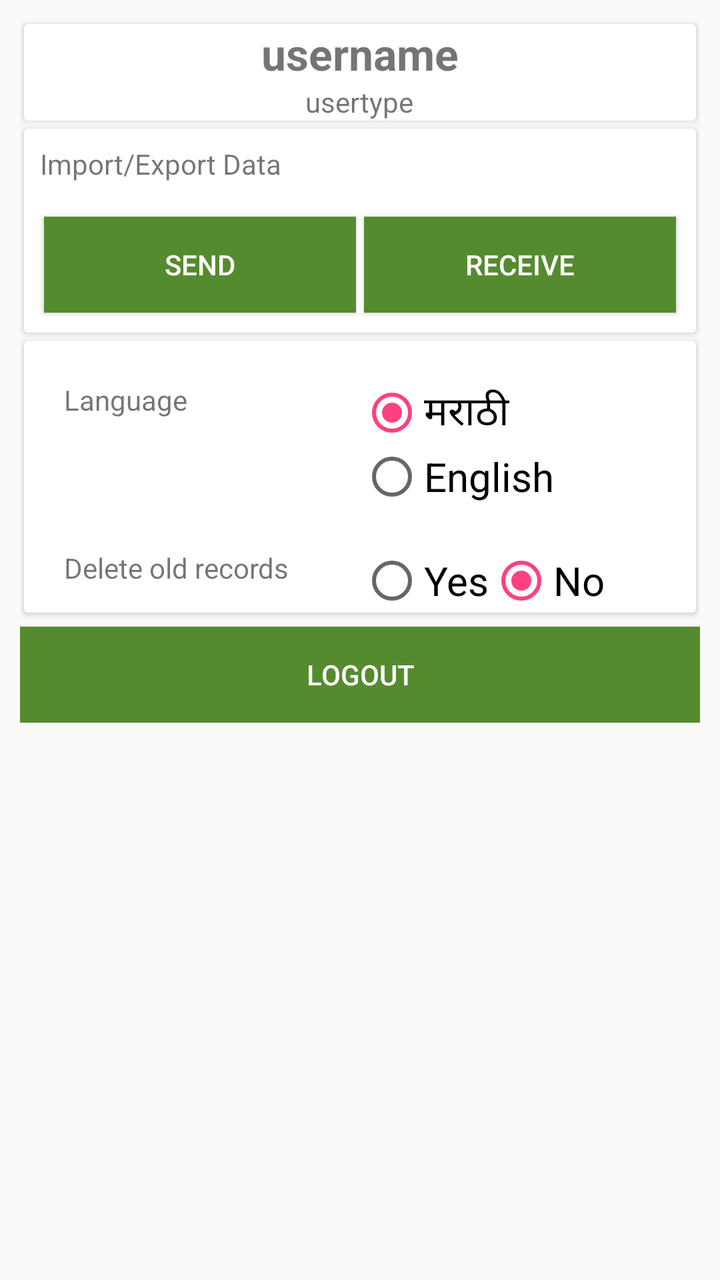
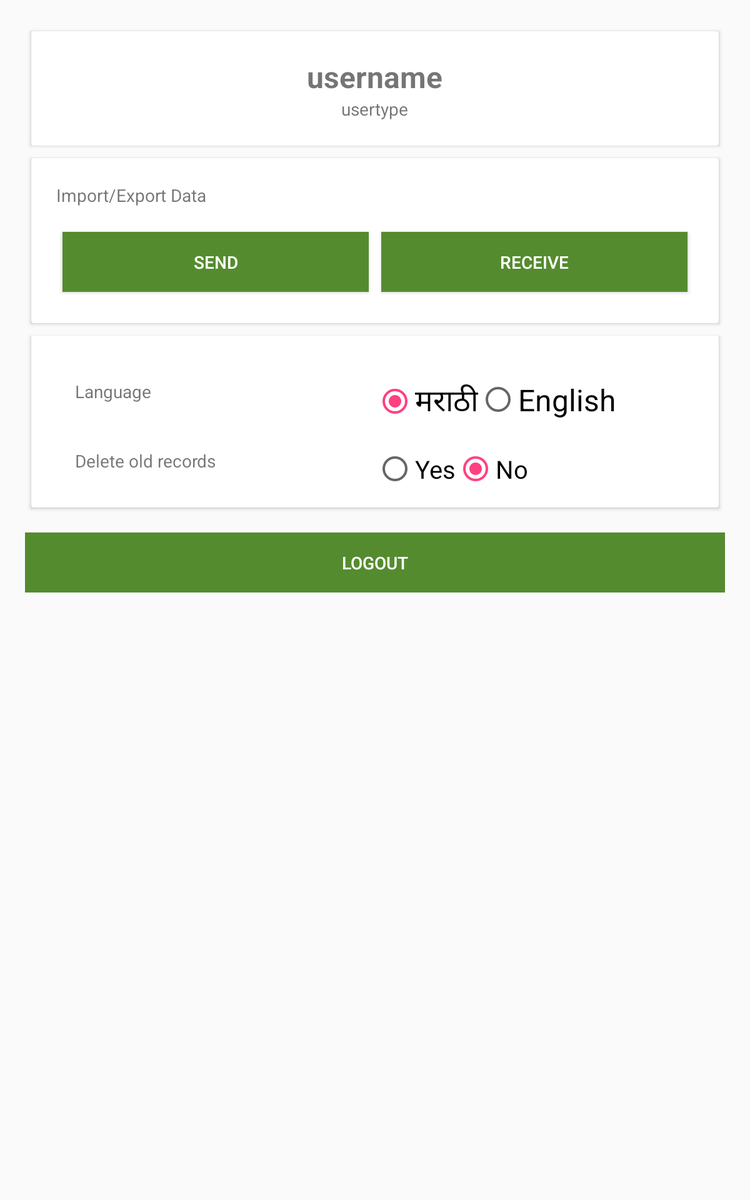

One screen, two layout resources from the same app: the default and the repository's alternative for another configuration. Each is rendered where Android would select it; the XML of both is given below.
<!-- AndroidManifest.xml: application theme AppTheme -->
<!-- res/layout/activity_setting.xml -->
<?xml version="1.0" encoding="utf-8"?>
<RelativeLayout xmlns:android="http://schemas.android.com/apk/res/android"
    xmlns:app="http://schemas.android.com/apk/res-auto"
    xmlns:tools="http://schemas.android.com/tools"
    android:layout_width="match_parent"
    android:layout_height="match_parent"
    tools:context="com.ak.search.activity.SettingActivity">

    <ScrollView
        android:layout_width="match_parent"
        android:layout_height="match_parent">

        <LinearLayout
            android:layout_width="match_parent"
            android:layout_height="match_parent"
            android:layout_alignParentLeft="true"
            android:layout_alignParentStart="true"
            android:layout_alignParentTop="true"
            android:orientation="vertical"
            android:padding="10dp">


            <android.support.v7.widget.CardView
                android:id="@+id/cv_profile"
                android:layout_width="match_parent"
                android:layout_height="wrap_content"
                android:layout_centerInParent="true"
                android:layout_margin="2dp"
                android:elevation="10dp"
                app:cardCornerRadius="2dp">

                <LinearLayout
                    android:layout_width="match_parent"
                    android:layout_height="wrap_content"
                    android:orientation="vertical">

                    <ImageView
                        android:layout_width="wrap_content"
                        android:layout_height="wrap_content"
                        android:layout_gravity="center_horizontal"
                        android:src="@drawable/user" />

                    <TextView
                        android:id="@+id/tvUsername"
                        android:layout_width="wrap_content"
                        android:layout_height="wrap_content"
                        android:layout_gravity="center_horizontal"
                        android:text="username"
                        android:textSize="22sp"
                        android:textStyle="bold" />

                    <TextView
                        android:id="@+id/tvUserType"
                        android:layout_width="wrap_content"
                        android:layout_height="wrap_content"
                        android:layout_gravity="center_horizontal"
                        android:text="usertype" />


                </LinearLayout>
            </android.support.v7.widget.CardView>


            <android.support.v7.widget.CardView
                android:layout_width="match_parent"
                android:layout_height="wrap_content"
                android:layout_centerInParent="true"
                android:layout_margin="2dp"
                android:elevation="10dp"
                app:cardCornerRadius="2dp">

                <LinearLayout
                    android:layout_width="match_parent"
                    android:layout_height="wrap_content"
                    android:orientation="vertical"

                    android:padding="8dp">

                    <TextView
                        android:layout_width="match_parent"
                        android:layout_height="wrap_content"
                        android:text="@string/import_export" />

                    <LinearLayout
                        android:layout_width="match_parent"
                        android:layout_height="wrap_content"
                        android:layout_marginTop="15dp"
                        android:orientation="horizontal"
                        android:weightSum="2">

                        <Button
                            android:id="@+id/btn_send"
                            android:layout_width="0dp"
                            android:layout_height="wrap_content"
                            android:layout_margin="2dp"
                            android:layout_weight="1"
                            android:background="@color/colorPrimary"
                            android:onClick="onBtnClick"
                            android:text="@string/send"
                            android:textColor="@color/colorText" />

                        <Button
                            android:id="@+id/btn_receive"
                            android:layout_width="0dp"
                            android:layout_height="wrap_content"
                            android:layout_margin="2dp"
                            android:layout_weight="1"
                            android:background="@color/colorPrimary"
                            android:onClick="onBtnClick"
                            android:text="@string/receive"
                            android:textColor="@color/colorText" />


                    </LinearLayout>
                </LinearLayout>
            </android.support.v7.widget.CardView>


            <android.support.v7.widget.CardView
                android:layout_width="match_parent"
                android:layout_height="wrap_content"
                android:layout_centerInParent="true"
                android:layout_margin="2dp"
                android:elevation="10dp"
                app:cardCornerRadius="2dp">

                <LinearLayout
                    android:layout_width="match_parent"
                    android:layout_height="match_parent"
                    android:orientation="vertical">


                    <LinearLayout
                        android:layout_width="match_parent"
                        android:layout_height="wrap_content"
                        android:orientation="horizontal"
                        android:padding="20dp"
                        android:weightSum="2">

                        <TextView
                            android:layout_width="0dp"
                            android:layout_height="wrap_content"
                            android:layout_weight="1"
                            android:text="@string/language" />

                        <RadioGroup
                            android:id="@+id/rg_lang"
                            android:layout_width="0dp"
                            android:layout_height="wrap_content"
                            android:layout_weight="1">

                            <RadioButton
                                android:id="@+id/rb_marathi"
                                android:layout_width="wrap_content"
                                android:layout_height="wrap_content"
                                android:checked="true"
                                android:text="मराठी"
                                android:textSize="20sp" />

                            <RadioButton
                                android:id="@+id/rb_english"
                                android:layout_width="wrap_content"
                                android:layout_height="wrap_content"
                                android:text="English"
                                android:textSize="20sp" />
                        </RadioGroup>
                    </LinearLayout>

                    <LinearLayout
                        android:id="@+id/ll_delete_old_records"
                        android:layout_width="match_parent"
                        android:layout_height="wrap_content"
                        android:orientation="horizontal"
                        android:paddingLeft="20dp"
                        android:paddingRight="20dp"
                        android:weightSum="2">

                        <TextView
                            android:layout_width="0dp"
                            android:layout_height="wrap_content"
                            android:layout_weight="1"
                            android:text="@string/delete_old_data" />

                        <RadioGroup
                            android:id="@+id/rg_delete_old_data"
                            android:layout_width="0dp"
                            android:layout_height="wrap_content"
                            android:layout_weight="1"
                            android:orientation="horizontal">

                            <RadioButton
                                android:id="@+id/rb_yes"
                                android:layout_width="wrap_content"
                                android:layout_height="wrap_content"
                                android:text="@string/yes"
                                android:textSize="20sp" />

                            <RadioButton
                                android:id="@+id/rb_no"
                                android:layout_width="wrap_content"
                                android:layout_height="wrap_content"
                                android:checked="true"
                                android:text="@string/no"
                                android:textSize="20sp" />
                        </RadioGroup>

                    </LinearLayout>

                    <LinearLayout
                        android:id="@+id/ll_indays"
                        android:layout_width="match_parent"
                        android:layout_height="wrap_content"
                        android:orientation="horizontal"

                        android:visibility="gone"
                        android:weightSum="4">

                        <View
                            android:layout_width="0dp"
                            android:layout_height="wrap_content"
                            android:layout_weight="2"></View>

                        <EditText
                            android:id="@+id/et_indays"
                            android:layout_width="0dp"
                            android:layout_height="wrap_content"
                            android:layout_weight="1"
                            android:inputType="numberDecimal"
                            android:text="30" />

                        <TextView
                            android:layout_width="0dp"
                            android:layout_height="wrap_content"
                            android:layout_weight="1"
                            android:text="@string/after_days" />

                    </LinearLayout>

                </LinearLayout>
            </android.support.v7.widget.CardView>

            <Button
                android:id="@+id/btn_logout"
                android:layout_width="match_parent"
                android:layout_height="wrap_content"
                android:layout_gravity="center_horizontal"
                android:layout_marginTop="5dp"
                android:background="@color/colorPrimary"
                android:onClick="onBtnClick"
                android:text="@string/logout"
                android:textColor="@color/colorText" />

        </LinearLayout>

    </ScrollView>

</RelativeLayout>
<!-- resources referenced by this layout -->
<resources>
  <color name="colorPrimary">#558b2f</color>
  <color name="colorText">#FFFFFF</color>
  <string name="after_days">Days</string>
  <string name="delete_old_data">Delete old records</string>
  <string name="import_export">Import/Export Data</string>
  <string name="language">Language</string>
  <string name="logout">Logout</string>
  <string name="no">No</string>
  <string name="receive">Receive</string>
  <string name="send">Send</string>
  <string name="yes">Yes</string>
  <style name="AppTheme" parent="Theme.AppCompat.Light.DarkActionBar">
          
          <item name="colorPrimary">@color/colorPrimary</item>
          <item name="colorPrimaryDark">@color/colorPrimaryDark</item>
          <item name="colorAccent">@color/colorAccent</item>
      </style>
  <color name="colorPrimaryDark">#558b2f</color>
  <color name="colorAccent">#FF4081</color>
</resources>
<!-- res/layout-large/activity_setting.xml (the repository's variant of the layout above) -->
<!-- drawn on a 7-inch tablet held upright -->
<?xml version="1.0" encoding="utf-8"?>
<RelativeLayout xmlns:android="http://schemas.android.com/apk/res/android"
    xmlns:app="http://schemas.android.com/apk/res-auto"
    xmlns:tools="http://schemas.android.com/tools"
    android:layout_width="match_parent"
    android:layout_height="match_parent"
    tools:context="com.ak.search.activity.SettingActivity">

    <ScrollView
        android:layout_width="match_parent"
        android:layout_height="match_parent">

        <LinearLayout
            android:layout_width="match_parent"
            android:layout_height="match_parent"
            android:layout_alignParentLeft="true"
            android:layout_alignParentStart="true"
            android:layout_alignParentTop="true"
            android:orientation="vertical"
            android:padding="20dp">


            <android.support.v7.widget.CardView
                android:id="@+id/cv_profile"
                android:layout_width="match_parent"
                android:layout_height="wrap_content"
                android:layout_centerInParent="true"
                android:layout_margin="5dp"
                android:elevation="10dp"
                app:cardCornerRadius="2dp">

                <LinearLayout
                    android:layout_width="match_parent"
                    android:layout_height="wrap_content"
                    android:orientation="vertical"

                    android:padding="20dp">

                    <ImageView
                        android:layout_width="wrap_content"
                        android:layout_height="wrap_content"
                        android:layout_gravity="center_horizontal"
                        android:src="@drawable/user" />

                    <TextView
                        android:id="@+id/tvUsername"
                        android:layout_width="wrap_content"
                        android:layout_height="wrap_content"
                        android:layout_gravity="center_horizontal"
                        android:text="username"
                        android:textSize="24sp"
                        android:textStyle="bold" />

                    <TextView
                        android:id="@+id/tvUserType"
                        android:layout_width="wrap_content"
                        android:layout_height="wrap_content"
                        android:layout_gravity="center_horizontal"
                        android:text="usertype" />


                </LinearLayout>
            </android.support.v7.widget.CardView>


            <android.support.v7.widget.CardView
                android:layout_width="match_parent"
                android:layout_height="wrap_content"
                android:layout_centerInParent="true"
                android:layout_margin="5dp"
                android:elevation="10dp"
                app:cardCornerRadius="2dp">

                <LinearLayout
                    android:layout_width="match_parent"
                    android:layout_height="wrap_content"
                    android:orientation="vertical"

                    android:padding="20dp">

                    <TextView
                        android:layout_width="match_parent"
                        android:layout_height="wrap_content"
                        android:text="@string/import_export" />

                    <LinearLayout
                        android:layout_width="match_parent"
                        android:layout_height="wrap_content"
                        android:layout_marginTop="15dp"
                        android:orientation="horizontal"
                        android:weightSum="2">

                        <Button
                            android:id="@+id/btn_send"
                            android:layout_width="0dp"
                            android:layout_height="wrap_content"
                            android:layout_margin="5dp"
                            android:layout_weight="1"
                            android:background="@color/colorPrimary"
                            android:onClick="onBtnClick"
                            android:text="@string/send"
                            android:textColor="@color/colorText" />

                        <Button
                            android:id="@+id/btn_receive"
                            android:layout_width="0dp"
                            android:layout_height="wrap_content"
                            android:layout_margin="5dp"
                            android:layout_weight="1"
                            android:background="@color/colorPrimary"
                            android:onClick="onBtnClick"
                            android:text="@string/receive"
                            android:textColor="@color/colorText" />


                    </LinearLayout>
                </LinearLayout>
            </android.support.v7.widget.CardView>


            <android.support.v7.widget.CardView
                android:layout_width="match_parent"
                android:layout_height="wrap_content"
                android:layout_centerInParent="true"
                android:layout_margin="5dp"
                android:elevation="10dp"
                app:cardCornerRadius="2dp">

                <LinearLayout
                    android:layout_width="match_parent"
                    android:layout_height="match_parent"
                    android:layout_margin="15dp"
                    android:orientation="vertical">

                    <LinearLayout
                        android:layout_width="match_parent"
                        android:layout_height="wrap_content"
                        android:orientation="horizontal"
                        android:padding="20dp"
                        android:weightSum="2">

                        <TextView
                            android:layout_width="0dp"
                            android:layout_height="wrap_content"
                            android:layout_weight="1"
                            android:text="@string/language" />

                        <RadioGroup
                            android:id="@+id/rg_lang"
                            android:layout_width="0dp"
                            android:orientation="horizontal"
                            android:layout_height="wrap_content"
                            android:layout_weight="1">

                            <RadioButton
                                android:id="@+id/rb_marathi"
                                android:layout_width="wrap_content"
                                android:layout_height="wrap_content"
                                android:checked="true"
                                android:text="मराठी"
                                android:textSize="24sp" />

                            <RadioButton
                                android:id="@+id/rb_english"
                                android:layout_width="wrap_content"
                                android:layout_height="wrap_content"
                                android:text="English"
                                android:textSize="24sp" />
                        </RadioGroup>

                    </LinearLayout>

                    <LinearLayout
                        android:id="@+id/ll_delete_old_records"
                        android:layout_width="match_parent"
                        android:layout_height="wrap_content"
                        android:orientation="horizontal"
                        android:paddingLeft="20dp"
                        android:paddingRight="20dp"
                        android:weightSum="2">

                        <TextView
                            android:layout_width="0dp"
                            android:layout_height="wrap_content"
                            android:layout_weight="1"
                            android:text="@string/delete_old_data" />

                        <RadioGroup
                            android:id="@+id/rg_delete_old_data"
                            android:layout_width="0dp"
                            android:layout_height="wrap_content"
                            android:layout_weight="1"
                            android:orientation="horizontal">

                            <RadioButton
                                android:id="@+id/rb_yes"
                                android:layout_width="wrap_content"
                                android:layout_height="wrap_content"
                                android:text="@string/yes"
                                android:textSize="20sp" />

                            <RadioButton
                                android:id="@+id/rb_no"
                                android:layout_width="wrap_content"
                                android:layout_height="wrap_content"
                                android:checked="true"
                                android:text="@string/no"
                                android:textSize="20sp" />
                        </RadioGroup>

                    </LinearLayout>

                    <LinearLayout
                        android:id="@+id/ll_indays"
                        android:layout_width="match_parent"
                        android:layout_height="wrap_content"
                        android:orientation="horizontal"
                        android:visibility="gone"
                        android:weightSum="4">

                        <View
                            android:layout_width="0dp"
                            android:layout_height="wrap_content"
                            android:layout_weight="2"></View>

                        <EditText
                            android:id="@+id/et_indays"
                            android:layout_width="0dp"
                            android:layout_height="wrap_content"
                            android:layout_weight="1"
                            android:inputType="numberDecimal"
                            android:text="30" />

                        <TextView
                            android:layout_width="0dp"
                            android:layout_height="wrap_content"
                            android:layout_weight="1"
                            android:text="@string/after_days" />

                    </LinearLayout>
                </LinearLayout>
            </android.support.v7.widget.CardView>

            <Button
                android:id="@+id/btn_logout"
                android:layout_width="match_parent"
                android:layout_height="wrap_content"
                android:layout_gravity="center_horizontal"
                android:layout_marginTop="15dp"
                android:background="@color/colorPrimary"
                android:onClick="onBtnClick"
                android:text="@string/logout"
                android:textColor="@color/colorText" />

        </LinearLayout>

    </ScrollView>

</RelativeLayout>
